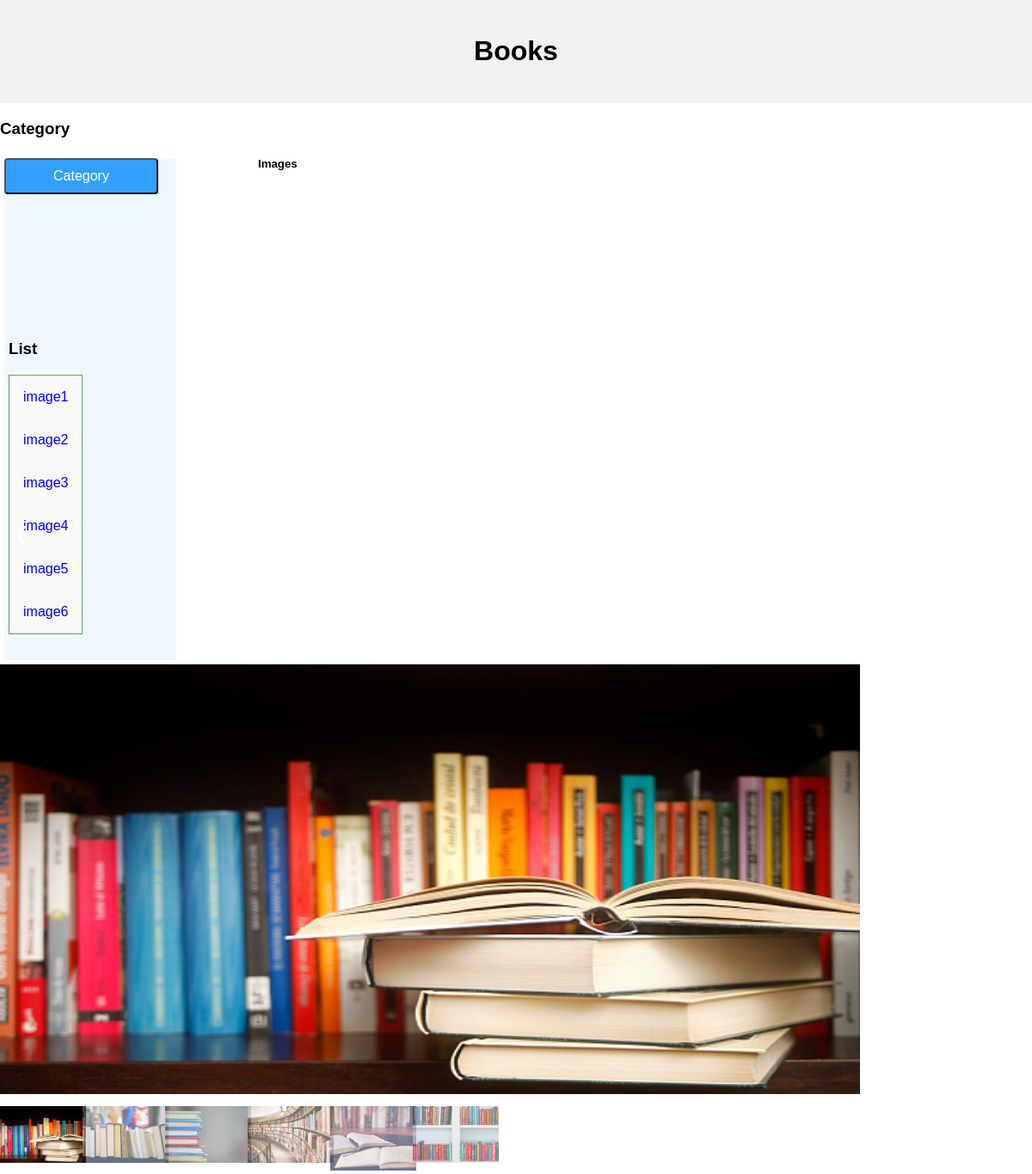
The page / on the database its author committed.
### spike/models.py (models this page shows, shortened)
class Movie(models.Model):
    Name = models.CharField(max_length=200)
    featured_image=models.ImageField(null=True,blank=True,default='SK_custom.jpg')

### spike/views.py (the view)
# urls.py: path('',views.images,name='images'),
def images(request):
    Movies = Movie.objects.all()
    context = {'Movies' : Movies }
    return render(request,'spike/main.html',context)

### spike/templates/spike/main.html (shortened to what this page needs)
<!DOCTYPE html>
<html lang="en">
{% load static %}
<head>
<link rel="stylesheet" href="static/styles/styles.css">
</head>
<body>
<div class="header">
  <h1>Books</h1>
</div>
<div class="row">
  <h3>Category</h3>
  <div class="column">
        <div class="sidenav">
            <div class ="dropdown">
                <button class="dropbtn">Category
                </button>
            </div>
            <div class="list">
                <h3>List</h3>
                <div class="list1">
                    <u1>
                        {% for Movies in Movies %}
                            <a href="#">{{ Movies.Name }}</a>
                        {% endfor %}
                    </u1>
                </div>
            </div>
        </div>
  </div>
  <div class="column1">
    <h5>Images</h5>
    <div class="container">
      <u1>
          {% for Movies in Movies  %}
            <div class="mySlides">
                <img src="{{ Movies.featured_image.url }}" draggable="true" ondragstart="drag(event)" id="drag1" width="1000" height="500" >
            </div>
          {% endfor %}
      </u1>
      <a class="prev" onclick="plusSlides(-1)">❮</a>
      <a class="next" onclick="plusSlides(1)">❯</a>
      <div class="row1">
        <u1>
            {% for Movies in Movies %}
                <div class="column2">
                    <img class="demo cursor" src="{{ Movies.featured_image.url }}" style="width:100px" onclick="{{ Movies.featured_image.url }}" alt="The Woods">
                </div>
            {% endfor %}
        </u1>
      </div>
  </div>
</div>
</body>
</html>

### static/styles/styles.css (style rules this page uses)
* { font-family: Arial; box-sizing: border-box; }
body { margin: 0; }
.header { background-color: #f1f1f1; padding: 20px; text-align: center; }
.column { float: left; width: 25%; padding: 5px; }
.column1 { height: 100%; width: 100%; padding: 0px; }
.row:after { content: ""; display: table; clear: both; }
.sidenav { height: 100%; width: 200px; z-index: 1; top: 0; left: 0; background-color: #f0f8ff; overflow-x: hidden; }
.sidenav a { color: blue; padding: 16px; text-decoration: none; display: block; }
.dropdown { float: left; overflow: hidden; }
.dropdown .dropbtn { font-size: 16px; border-radius: 4px; outline: none; color: white; padding: 10px 55px; background-color: #33a0ff; font-family: inherit; margin: 5; }
.list { float:left; margin-top: 150px; margin-bottom: 30px; margin-left: 5px; margin-right: -5px; height: auto; width: auto; }
.list .list1 { background-color: #f9f9f9; text-align: left; border: 1px solid #4CAF50; }
img { vertical-align: center; }
.container { position: relative; }
.mySlides { display: none; }
.cursor { cursor: pointer; }
.prev, .next { cursor: pointer; position: absolute; top: 40%; width: auto; padding: 16px; margin-top: -50px; color: white; font-weight: bold; font-size: 20px; border-radius: 0 3px 3px 0; user-select: none; -webkit-user-select: none; }
.next { right: 0; border-radius: 3px 0 0 3px; }
.column2 { padding-top: 10px; float: left; width: 8%; }
.demo { opacity: 0.6; }
.active, .demo:hover { opacity: 1; }

### rows shown on the page
Movie: Name "image1", featured_image (picture)
Movie: Name "image2", featured_image (picture)
Movie: Name "image3", featured_image (picture)
Movie: Name "image4", featured_image (picture)
Movie: Name "image5", featured_image (picture)
Movie: Name "image6", featured_image (picture)
